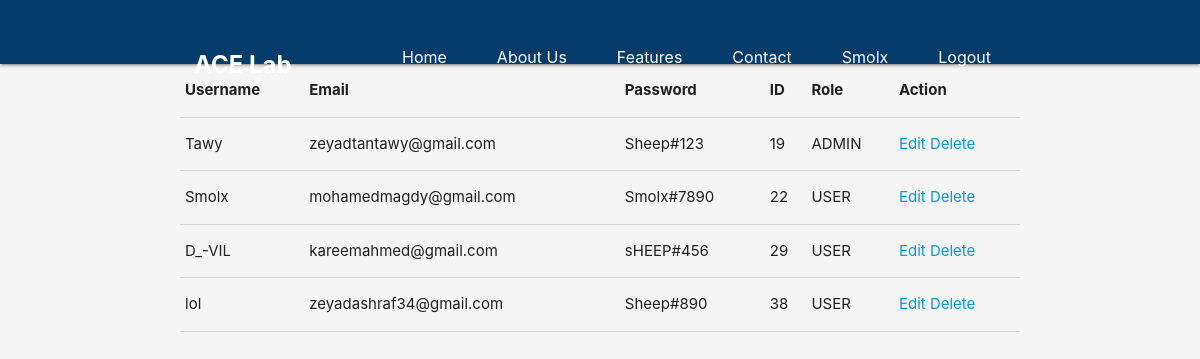
Page /userManagement.php (signed in) on the committed database.
### tables this page shows
CREATE TABLE `users` (
  `id` int(11) NOT NULL,
  `username` varchar(255) NOT NULL,
  `email` varchar(255) NOT NULL,
  `pass` varchar(255) NOT NULL,
  `created_at` timestamp NOT NULL DEFAULT current_timestamp() ON UPDATE current_timestamp(),
  `description` text NOT NULL,
  `role` varchar(255) NOT NULL
);

### config/connect_DB.php (called while the page is built, shortened)
<?php
if (!class_exists('Database')) {
class Database {
    private static $instance = null;
    private $conn;
    private function __construct() {
        $host = 'localhost';
        $user = 'hoho';
        $password = '1234';
        $dbname = 'project';
        $this->conn = new mysqli($host, $user, $password, $dbname);
    }
    public static function getInstance() {
        if (self::$instance === null) {
            self::$instance = new self();
        }
        return self::$instance;
    }
    public function getConnection() {
        return $this->conn;
    }
}
}
?>

### userManagement.php (the view, shortened to what this page needs)
<?php
include_once('config/connect_DB.php');
class UserManagement {
    private static $instance;
    private $conn;
    private function __construct() {
        $db = Database::getInstance();
        $this->conn = $db->getConnection();
    }
    public static function getInstance() {
        if (!self::$instance) {
            self::$instance = new self();
        }
        return self::$instance;
    }
    public function getUsers() {
        $stmt = $this->conn->prepare("SELECT * FROM users");
        $stmt->execute();
        $result = $stmt->get_result();
        $users = array();
        while ($row = $result->fetch_assoc()) {
            $users[] = $row;
        }
        return $users;
    }
}
$userManagement = UserManagement::getInstance();
$users = $userManagement->getUsers();
?>
<!DOCTYPE html>
<html lang="en">
<head>
    <link rel="stylesheet" href="https://cdnjs.cloudflare.com/ajax/libs/materialize/1.0.0/css/materialize.min.css">
</head>
<body>
    <?php include('templates/header.php');?>
    <div class="container">
        <?php if ($users): ?>
        <table class="highlight">
            <thead>
                <tr>
                    <th>Username</th>
                    <th>Email</th>
                    <th>Password</th>
                    <th>ID</th>
                    <th>Role</th>
                    <th>Action</th>
                </tr>
            </thead>
            <tbody>
                <?php foreach ($users as $user) : ?>
                <tr>
                    <td><?php echo $user['username']; ?></td>
                    <td><?php echo $user['email']; ?></td>
                    <td><?php echo $user['pass']; ?></td>
                    <td><?php echo $user['id']; ?></td>
                    <td><?php echo $user['role']; ?></td>
                    <td>
                        <a href="edit.php?id=<?php echo $user['id']; ?>">Edit</a>
                        <a href="delete.php?id=<?php echo $user['id']; ?>">Delete</a>
                    </td>
                </tr>
                <?php endforeach; ?>
            </tbody>
        </table>
        <?php endif; ?>
    </div>
</body>
</html>

### rows in the picture
users: username "Tawy", email "zeyadtantawy@gmail.com", pass "Sheep#123", id "19", role "ADMIN"
users: username "Smolx", email "mohamedmagdy@gmail.com", pass "Smolx#7890", id "22", role "USER"
users: username "D_-VIL", email "kareemahmed@gmail.com", pass "sHEEP#456", id "29", role "USER"
users: username "lol", email "zeyadashraf34@gmail.com", pass "Sheep#890", id "38", role "USER"

### other values in the picture
$_SESSION['username'] "Smolx"
